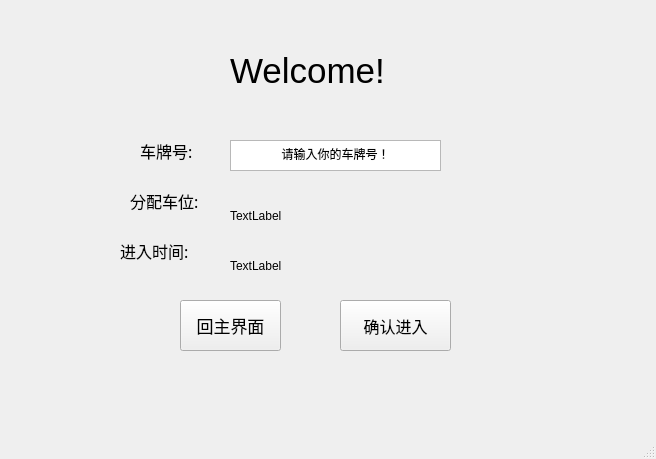
<?xml version="1.0" encoding="UTF-8"?>
<ui version="4.0">
 <class>in</class>
 <widget class="QMainWindow" name="in">
  <property name="geometry">
   <rect>
    <x>0</x>
    <y>0</y>
    <width>656</width>
    <height>459</height>
   </rect>
  </property>
  <property name="windowTitle">
   <string>MainWindow</string>
  </property>
  <widget class="QWidget" name="centralwidget">
   <widget class="QLabel" name="label">
    <property name="geometry">
     <rect>
      <x>230</x>
      <y>40</y>
      <width>181</width>
      <height>61</height>
     </rect>
    </property>
    <property name="font">
     <font>
      <pointsize>26</pointsize>
     </font>
    </property>
    <property name="text">
     <string>Welcome!</string>
    </property>
   </widget>
   <widget class="QLabel" name="label_3">
    <property name="geometry">
     <rect>
      <x>140</x>
      <y>140</y>
      <width>71</width>
      <height>21</height>
     </rect>
    </property>
    <property name="font">
     <font>
      <family>Droid Sans Fallback</family>
      <pointsize>12</pointsize>
     </font>
    </property>
    <property name="text">
     <string>车牌号:</string>
    </property>
   </widget>
   <widget class="QTextEdit" name="car_num">
    <property name="geometry">
     <rect>
      <x>230</x>
      <y>140</y>
      <width>211</width>
      <height>31</height>
     </rect>
    </property>
    <property name="html">
     <string>&lt;!DOCTYPE HTML PUBLIC &quot;-//W3C//DTD HTML 4.0//EN&quot; &quot;http://www.w3.org/TR/REC-html40/strict.dtd&quot;&gt;
&lt;html&gt;&lt;head&gt;&lt;meta name=&quot;qrichtext&quot; content=&quot;1&quot; /&gt;&lt;style type=&quot;text/css&quot;&gt;
p, li { white-space: pre-wrap; }
&lt;/style&gt;&lt;/head&gt;&lt;body style=&quot; font-family:'Sans Serif'; font-size:9pt; font-weight:400; font-style:normal;&quot;&gt;
&lt;p align=&quot;center&quot; style=&quot; margin-top:0px; margin-bottom:0px; margin-left:0px; margin-right:0px; -qt-block-indent:0; text-indent:0px;&quot;&gt;请输入你的车牌号！&lt;/p&gt;&lt;/body&gt;&lt;/html&gt;</string>
    </property>
   </widget>
   <widget class="QLabel" name="label_4">
    <property name="geometry">
     <rect>
      <x>130</x>
      <y>190</y>
      <width>71</width>
      <height>21</height>
     </rect>
    </property>
    <property name="font">
     <font>
      <family>Droid Sans Fallback</family>
      <pointsize>12</pointsize>
     </font>
    </property>
    <property name="text">
     <string>分配车位:</string>
    </property>
   </widget>
   <widget class="QLabel" name="label_5">
    <property name="geometry">
     <rect>
      <x>120</x>
      <y>240</y>
      <width>71</width>
      <height>21</height>
     </rect>
    </property>
    <property name="font">
     <font>
      <family>Droid Sans Fallback</family>
      <pointsize>12</pointsize>
     </font>
    </property>
    <property name="text">
     <string>进入时间:</string>
    </property>
   </widget>
   <widget class="QPushButton" name="enter">
    <property name="geometry">
     <rect>
      <x>340</x>
      <y>300</y>
      <width>111</width>
      <height>51</height>
     </rect>
    </property>
    <property name="font">
     <font>
      <pointsize>12</pointsize>
     </font>
    </property>
    <property name="text">
     <string>确认进入</string>
    </property>
   </widget>
   <widget class="QPushButton" name="back">
    <property name="geometry">
     <rect>
      <x>180</x>
      <y>300</y>
      <width>101</width>
      <height>51</height>
     </rect>
    </property>
    <property name="font">
     <font>
      <pointsize>13</pointsize>
     </font>
    </property>
    <property name="text">
     <string>回主界面</string>
    </property>
   </widget>
   <widget class="QLabel" name="in_time">
    <property name="geometry">
     <rect>
      <x>230</x>
      <y>250</y>
      <width>211</width>
      <height>31</height>
     </rect>
    </property>
    <property name="text">
     <string>TextLabel</string>
    </property>
   </widget>
   <widget class="QLabel" name="pos">
    <property name="geometry">
     <rect>
      <x>230</x>
      <y>200</y>
      <width>211</width>
      <height>31</height>
     </rect>
    </property>
    <property name="text">
     <string>TextLabel</string>
    </property>
   </widget>
  </widget>
  <widget class="QStatusBar" name="statusbar"/>
 </widget>
 <resources/>
 <connections/>
</ui>
